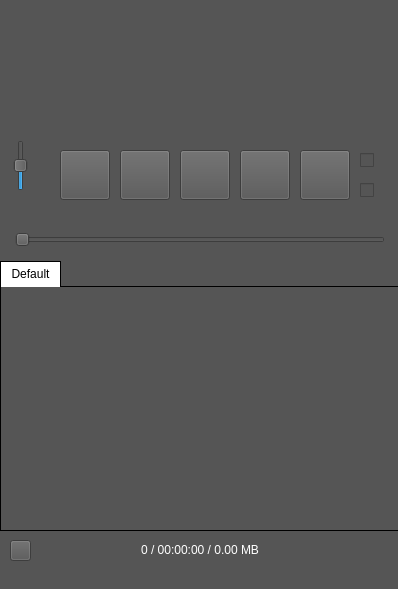
<?xml version="1.0" encoding="UTF-8"?>
<ui version="4.0">
 <class>MainWindow</class>
 <widget class="QMainWindow" name="MainWindow">
  <property name="geometry">
   <rect>
    <x>0</x>
    <y>0</y>
    <width>398</width>
    <height>589</height>
   </rect>
  </property>
  <property name="sizePolicy">
   <sizepolicy hsizetype="Fixed" vsizetype="Fixed">
    <horstretch>0</horstretch>
    <verstretch>0</verstretch>
   </sizepolicy>
  </property>
  <property name="contextMenuPolicy">
   <enum>Qt::DefaultContextMenu</enum>
  </property>
  <property name="windowTitle">
   <string>FPlayer</string>
  </property>
  <property name="styleSheet">
   <string notr="true">background-color: rgb(85, 85, 85);</string>
  </property>
  <widget class="QWidget" name="centralwidget">
   <widget class="QPushButton" name="Play_button">
    <property name="geometry">
     <rect>
      <x>180</x>
      <y>150</y>
      <width>50</width>
      <height>50</height>
     </rect>
    </property>
    <property name="styleSheet">
     <string notr="true">QPushButton{border-image:url(:/IP1/Favorites/Icon_Pack1/Play_white.png);}
QPushButton:pressed{ border-image:url(:/IP1/Favorites/Icon_Pack1/Play_click.png); }</string>
    </property>
    <property name="text">
     <string/>
    </property>
   </widget>
   <widget class="QPushButton" name="Stop_button">
    <property name="geometry">
     <rect>
      <x>120</x>
      <y>150</y>
      <width>50</width>
      <height>50</height>
     </rect>
    </property>
    <property name="styleSheet">
     <string notr="true">QPushButton{border-image:url(:/IP1/Favorites/Icon_Pack1/Stop_white.png);}
QPushButton:pressed{ border-image:url(:/IP1/Favorites/Icon_Pack1/Stop_click.png); }</string>
    </property>
    <property name="text">
     <string/>
    </property>
   </widget>
   <widget class="QPushButton" name="Pause_button">
    <property name="geometry">
     <rect>
      <x>240</x>
      <y>150</y>
      <width>50</width>
      <height>50</height>
     </rect>
    </property>
    <property name="styleSheet">
     <string notr="true">QPushButton{border-image:url(:/IP1/Favorites/Icon_Pack1/Pause_white.png);}
QPushButton:pressed{ border-image:url(:/IP1/Favorites/Icon_Pack1/Pause_click.png); }</string>
    </property>
    <property name="text">
     <string/>
    </property>
   </widget>
   <widget class="QPushButton" name="Next_file">
    <property name="geometry">
     <rect>
      <x>300</x>
      <y>150</y>
      <width>50</width>
      <height>50</height>
     </rect>
    </property>
    <property name="styleSheet">
     <string notr="true">QPushButton{border-image:url(:/IP1/Favorites/Icon_Pack1/Next_white.png);}
QPushButton:pressed{ border-image:url(:/IP1/Favorites/Icon_Pack1/Next_click.png); }</string>
    </property>
    <property name="text">
     <string/>
    </property>
   </widget>
   <widget class="QPushButton" name="Previous_file">
    <property name="geometry">
     <rect>
      <x>60</x>
      <y>150</y>
      <width>50</width>
      <height>50</height>
     </rect>
    </property>
    <property name="styleSheet">
     <string notr="true">QPushButton{border-image:url(:/IP1/Favorites/Icon_Pack1/Back_white.png);}
QPushButton:pressed{ border-image:url(:/IP1/Favorites/Icon_Pack1/Back_click.png); }</string>
    </property>
    <property name="text">
     <string/>
    </property>
   </widget>
   <widget class="QSlider" name="play_slider">
    <property name="geometry">
     <rect>
      <x>15</x>
      <y>230</y>
      <width>370</width>
      <height>20</height>
     </rect>
    </property>
    <property name="minimum">
     <number>1</number>
    </property>
    <property name="maximum">
     <number>100</number>
    </property>
    <property name="pageStep">
     <number>10</number>
    </property>
    <property name="orientation">
     <enum>Qt::Horizontal</enum>
    </property>
   </widget>
   <widget class="QSlider" name="Volume">
    <property name="geometry">
     <rect>
      <x>10</x>
      <y>140</y>
      <width>21</width>
      <height>51</height>
     </rect>
    </property>
    <property name="minimum">
     <number>0</number>
    </property>
    <property name="maximum">
     <number>100</number>
    </property>
    <property name="pageStep">
     <number>1</number>
    </property>
    <property name="value">
     <number>50</number>
    </property>
    <property name="sliderPosition">
     <number>50</number>
    </property>
    <property name="orientation">
     <enum>Qt::Vertical</enum>
    </property>
   </widget>
   <widget class="QTabWidget" name="PlayLists">
    <property name="geometry">
     <rect>
      <x>0</x>
      <y>260</y>
      <width>400</width>
      <height>271</height>
     </rect>
    </property>
    <property name="styleSheet">
     <string notr="true">QTabWidget::pane {
    border: 1px solid black;
    background: white;
}

QTabWidget::tab-bar:top {
    top: 1px;
}

QTabWidget::tab-bar:bottom {
    bottom: 1px;
}

QTabWidget::tab-bar:left {
    right: 1px;
}

QTabWidget::tab-bar:right {
    left: 1px;
}

QTabBar::tab {
    border: 1px solid black;
}

QTabBar::tab:selected {
    background: white;
}

QTabBar::tab:!selected {
    background: silver;
}

QTabBar::tab:!selected:hover {
    background: #999;
}

QTabBar::tab:top:!selected {
    margin-top: 3px;
}

QTabBar::tab:bottom:!selected {
    margin-bottom: 3px;
}

QTabBar::tab:top, QTabBar::tab:bottom {
    min-width: 8ex;
    margin-right: -1px;
    padding: 5px 10px 5px 10px;
}

QTabBar::tab:top:selected {
    border-bottom-color: none;
}

QTabBar::tab:bottom:selected {
    border-top-color: none;
}

QTabBar::tab:top:last, QTabBar::tab:bottom:last,
QTabBar::tab:top:only-one, QTabBar::tab:bottom:only-one {
    margin-right: 0;
}

QTabBar::tab:left:!selected {
    margin-right: 3px;
}

QTabBar::tab:right:!selected {
    margin-left: 3px;
}

QTabBar::tab:left, QTabBar::tab:right {
    min-height: 8ex;
    margin-bottom: -1px;
    padding: 10px 5px 10px 5px;
}

QTabBar::tab:left:selected {
    border-left-color: none;
}

QTabBar::tab:right:selected {
    border-right-color: none;
}

QTabBar::tab:left:last, QTabBar::tab:right:last,
QTabBar::tab:left:only-one, QTabBar::tab:right:only-one {
    margin-bottom: 0;
}</string>
    </property>
    <property name="currentIndex">
     <number>0</number>
    </property>
    <widget class="QWidget" name="tab">
     <attribute name="title">
      <string>Default</string>
     </attribute>
    </widget>
   </widget>
   <widget class="QLabel" name="Album_image">
    <property name="geometry">
     <rect>
      <x>10</x>
      <y>10</y>
      <width>120</width>
      <height>120</height>
     </rect>
    </property>
    <property name="styleSheet">
     <string notr="true">border-image: url(:/Logo/icon_my_player.png);</string>
    </property>
    <property name="text">
     <string/>
    </property>
    <property name="alignment">
     <set>Qt::AlignCenter</set>
    </property>
   </widget>
   <widget class="QLabel" name="Name">
    <property name="geometry">
     <rect>
      <x>140</x>
      <y>10</y>
      <width>251</width>
      <height>41</height>
     </rect>
    </property>
    <property name="styleSheet">
     <string notr="true">color: rgb(255, 255, 255);</string>
    </property>
    <property name="text">
     <string/>
    </property>
    <property name="alignment">
     <set>Qt::AlignCenter</set>
    </property>
   </widget>
   <widget class="QLabel" name="Album">
    <property name="geometry">
     <rect>
      <x>140</x>
      <y>50</y>
      <width>251</width>
      <height>41</height>
     </rect>
    </property>
    <property name="styleSheet">
     <string notr="true">color: rgb(255, 255, 255);</string>
    </property>
    <property name="text">
     <string/>
    </property>
    <property name="alignment">
     <set>Qt::AlignCenter</set>
    </property>
   </widget>
   <widget class="QLabel" name="Specs">
    <property name="geometry">
     <rect>
      <x>140</x>
      <y>90</y>
      <width>251</width>
      <height>41</height>
     </rect>
    </property>
    <property name="styleSheet">
     <string notr="true">color: rgb(255, 255, 255);</string>
    </property>
    <property name="text">
     <string/>
    </property>
    <property name="alignment">
     <set>Qt::AlignCenter</set>
    </property>
   </widget>
   <widget class="QLabel" name="StPos">
    <property name="geometry">
     <rect>
      <x>15</x>
      <y>210</y>
      <width>50</width>
      <height>16</height>
     </rect>
    </property>
    <property name="styleSheet">
     <string notr="true">color: rgb(255, 255, 255);</string>
    </property>
    <property name="text">
     <string/>
    </property>
    <property name="alignment">
     <set>Qt::AlignCenter</set>
    </property>
   </widget>
   <widget class="QLabel" name="EnPos">
    <property name="geometry">
     <rect>
      <x>335</x>
      <y>210</y>
      <width>50</width>
      <height>16</height>
     </rect>
    </property>
    <property name="styleSheet">
     <string notr="true">color: rgb(255, 255, 255);</string>
    </property>
    <property name="text">
     <string/>
    </property>
    <property name="alignment">
     <set>Qt::AlignCenter</set>
    </property>
   </widget>
   <widget class="QCheckBox" name="Loop">
    <property name="geometry">
     <rect>
      <x>360</x>
      <y>150</y>
      <width>31</width>
      <height>21</height>
     </rect>
    </property>
    <property name="styleSheet">
     <string notr="true">QCheckBox::indicator:unchecked {
    image: url(:/IP1/Favorites/Icon_Pack1/Loop_white.png);
    width: 30px;
	height: 30px;
}
QCheckBox::indicator:checked {
    image :url(:/IP1/Favorites/Icon_Pack1/Loop_click.png);
    width: 30px;
	height: 30px;
}</string>
    </property>
    <property name="text">
     <string/>
    </property>
   </widget>
   <widget class="QCheckBox" name="cling">
    <property name="geometry">
     <rect>
      <x>360</x>
      <y>180</y>
      <width>31</width>
      <height>21</height>
     </rect>
    </property>
    <property name="styleSheet">
     <string notr="true">QCheckBox::indicator:unchecked {
    image: url(:/IP1/Favorites/Icon_Pack1/Shuff_white.png);
    width: 30px;
	height: 30px;
}
QCheckBox::indicator:checked {
    image: url(:/IP1/Favorites/Icon_Pack1/Shuff_click.png);
    width: 30px;
	height: 30px;
}</string>
    </property>
    <property name="text">
     <string/>
    </property>
   </widget>
   <widget class="QPushButton" name="Add_Track">
    <property name="geometry">
     <rect>
      <x>10</x>
      <y>540</y>
      <width>21</width>
      <height>21</height>
     </rect>
    </property>
    <property name="styleSheet">
     <string notr="true">QPushButton{border-image:url(:/IP1/Favorites/Icon_Pack1/plus_white.png);}
QPushButton:pressed{ border-image:url(:/IP1/Favorites/Icon_Pack1/plus_click.png); }</string>
    </property>
    <property name="text">
     <string/>
    </property>
   </widget>
   <widget class="QLabel" name="all_cpec">
    <property name="geometry">
     <rect>
      <x>50</x>
      <y>540</y>
      <width>300</width>
      <height>20</height>
     </rect>
    </property>
    <property name="styleSheet">
     <string notr="true">color: rgb(255, 255, 255);</string>
    </property>
    <property name="text">
     <string>0 / 00:00:00 / 0.00 MB</string>
    </property>
    <property name="alignment">
     <set>Qt::AlignCenter</set>
    </property>
   </widget>
  </widget>
  <widget class="QMenuBar" name="menubar">
   <property name="geometry">
    <rect>
     <x>0</x>
     <y>0</y>
     <width>398</width>
     <height>21</height>
    </rect>
   </property>
  </widget>
  <action name="actionAddTrack">
   <property name="text">
    <string>AddTrack</string>
   </property>
  </action>
 </widget>
 <resources/>
 <connections/>
</ui>
